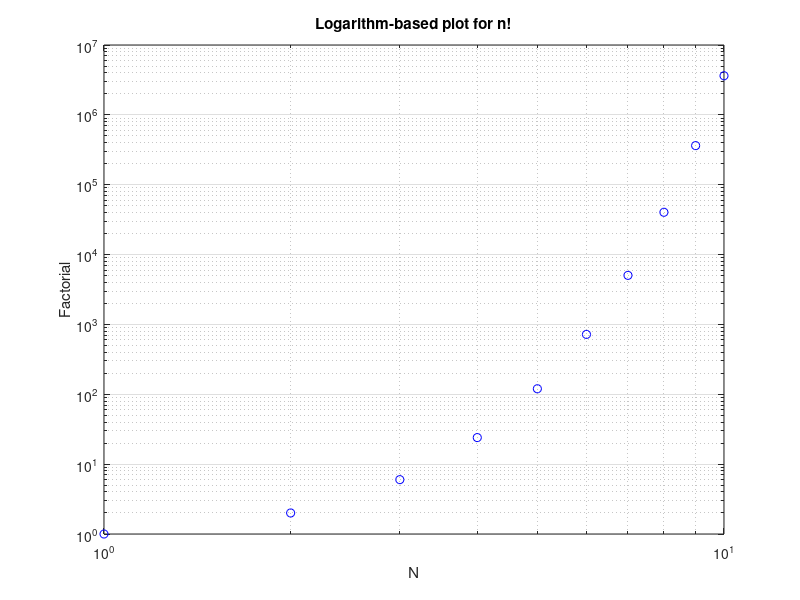

This figure's MATLAB source:
%-------------------------------------------------------------------------
fprintf('\n----------Practice 5-2----------\n\n');

n = -1;
while n < 0
n = input('Enter n: ');

    if n < 0
        fprintf('\n The input is wrong! \n\n');

    elseif n > 0
        nfactorial = 1;
        for i = 1:n
            nfactorial = nfactorial * i;
        end
        fprintf('\n n! = %d\n', nfactorial);

    else  
        fprintf('\n n! = 1\n');

    end
end


figure() 
x = 1:10;
y = factorial(x);
loglog(x,y,'bo');
title('Logarithm-based plot for n!');
xlabel('N');
ylabel('Factorial');
grid on;


%-------------------------------------------------------------------------
fprintf('\n----------Practice 5-3----------\n\n');

fprintf('\nThis program calculates the day of year given the specified date.\n\n');

month = input('Enter specified month (1-12): ');
day = input('Enter specified day (1-31): ');
year = input('Enter specified year (yyyy): ');

if mod(year,400) == 0
    leap_day = 1;
elseif mod(year,100) == 0
    leap_day = 0;
elseif mod(year,4) == 0
    leap_day = 1;
else
    leap_day = 0;
end

day_of_year = day;

for i = 1:month - 1
    switch (i)
        case {1,3,5,7,8,10,12}
            day_of_year = day_of_year + 31;
        case{4,6,9,11}
            day_of_year = day_of_year +30;
        case 2
            day_of_year = day_of_year + 28 + leap_day;
    end
end

fprintf('\nThe date %2d/%2d/%4d is day of year %d.\n', month, day, year, day_of_year);